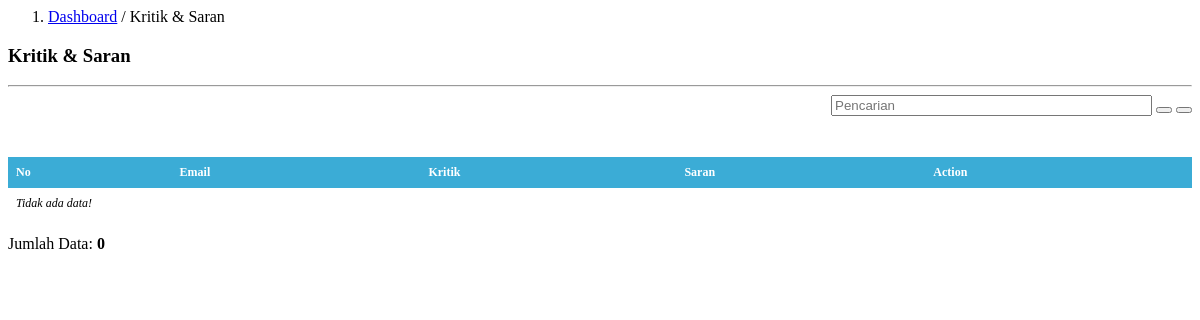
The page /admin/himifdaaa/pages/data_kritiksaran.php on the database as committed earlier.
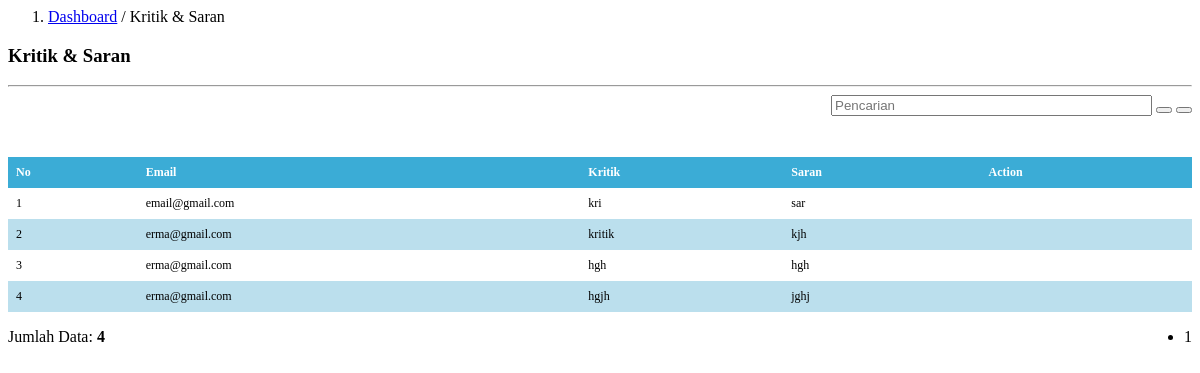
The same page on the database as committed later.
### tables this page shows
CREATE TABLE `kritiksaran` (
  `id` int(5) NOT NULL,
  `email` varchar(50) NOT NULL,
  `kritik` varchar(200) NOT NULL,
  `saran` varchar(200) NOT NULL
);

### admin/himifdaaa/pages/data_kritiksaran.php (the view, shortened to what this page needs)
<div class="col-md-12" style="padding:0px">
    <ol class="breadcrumb" style="margin:0;border-radius:0;">
      <li class="active"><a href="index.php?halaman=index">Dashboard</a> / Kritik & Saran</li>
    </ol>
</div>
<div class="col-md-12" style="min-height:500px">
  <h3><b>Kritik & Saran</b></h3>
  <hr>
     <form class="form-inline" action="" method="POST">
    <div class="form-group" style="float: right;">
      <input size="37px" type="text" name="pencarian" class="form-control" placeholder="Pencarian">
      <button type="submit" class="btn btn-primary"><i class="fa fa-search fa-fw"></i></button>
      <a href="index.php?halaman=data_kritiksaran"><button type="button" class="btn btn-warning"><i class="fa fa-refresh fa-fw"></i></button></a>
    </div>
  </form>
  <br>
  <br>
  <br>
  <form class="form-horizontal" method="POST">
    <table class="table table-striped">
      <thead>
        <tr>
        <th>No</th>
        <th>Email</th>
        <th>Kritik</th>
        <th>Saran</th>
        <th colspan="2">Action</th>
      </tr>
      </thead>
      <tbody>
          <?php
            include 'config/koneksi.php';
            $batas  = 8;
            $hal    = @$_GET['hal'];
            if (empty($hal)) {
              $posisi = 0;
              $hal    = 1;
            } else {
              $posisi = ($hal - 1) * $batas;
            }
            if($_SERVER['REQUEST_METHOD'] == "POST") {
              $pencarian = trim(mysqli_real_escape_string($connect, $_POST['pencarian']));
              if ($pencarian != '') {
                $sql = "SELECT id, email, kritik, saran FROM kritiksaran WHERE email LIKE '%$pencarian%' OR kritik LIKE '%$pencarian%' OR saran LIKE '%$pencarian%' ORDER BY id";
                $query = $sql;
                $queryJml = $sql;
              } else {
                $query = "SELECT id, email, kritik, saran FROM kritiksaran ORDER BY id DESC LIMIT $posisi, $batas ";
                $queryJml = "SELECT id, email, kritik, saran FROM kritiksaran ORDER BY id";
                $no = $posisi + 1;
              }
            } else {
              $query = "SELECT id, email, kritik, saran FROM kritiksaran ORDER BY id LIMIT $posisi, $batas ";
              $queryJml = "SELECT id, email, kritik, saran FROM kritiksaran ORDER BY id";
            }
            $querydata = mysqli_query($connect, $query)or die(mysqli_error());
                    if(mysqli_num_rows($querydata) == 0){
                      echo '<tr><td colspan="14" align="center"><i>Tidak ada data!</i></td></tr>';
                    }
                      else
                    {
                      $no = 1;
                      while($data = mysqli_fetch_array($querydata)){
                        echo '<tr>';
                                                echo '<td>'.$no.'</td>';
                                                echo '<td>'.$data['email'].'</td>';
                                                echo '<td>'.$data['kritik'].'</td>';
                                                echo '<td>'.$data['saran'].'</td>';
                                                echo '<td><a href=config/hapus_kritiksaran.php?id='.$data['id'].'><span class="glyphicon glyphicon-remove-sign"></span></a></td>';
                                                echo '</tr>';
                        $no++;
                      }
                    }
            ?>
      </tbody>
    </table>
  </form>
    <?php
     if($_SERVER['REQUEST_METHOD'] == "POST") {
            $pencarian = trim(mysqli_real_escape_string($connect, $_POST['pencarian']));
        echo "<div style=\"float:left;\">";
        $jml = mysqli_num_rows(mysqli_query($connect, $queryJml));
        echo "Data Hasil Pencarian: <b>$jml</b>";
        echo "</div>";
      } else { ?>
        <div style="float:left;">
          <?php
          $jml = mysqli_num_rows(mysqli_query($connect, $queryJml));
          echo "Jumlah Data: <b>$jml</b>";
          ?>
        </div>
        <div style="float:right;">
          <ul class="pagination pagination-sm" style="margin: 0">
            <?php
            $jml_hal = ceil($jml / $batas);
            for ($i=1; $i <= $jml_hal; $i++) {
              if ($i != $hal) {
                echo "<li><a href=\"index.php?halaman=data_kritiksaran&&hal=$i\">$i</a></li>";
              } else {
                echo "<li class=\"active\"><a>$i</a></li>";
              }
            }
          }
            ?>
          </ul>
        </div>
</div>

Rows that differ between the two databases and show on the page:
added kritiksaran: email "email@gmail.com", kritik "kri", saran "sar"
added kritiksaran: email "erma@gmail.com", kritik "kritik", saran "kjh"
added kritiksaran: email "erma@gmail.com", kritik "hgh", saran "hgh"
added kritiksaran: email "erma@gmail.com", kritik "hgjh", saran "jghj"
Other text that changed with them:
$jml: "0" → "4"
new list line: "1"
text no longer shown: "Tidak ada data!"
